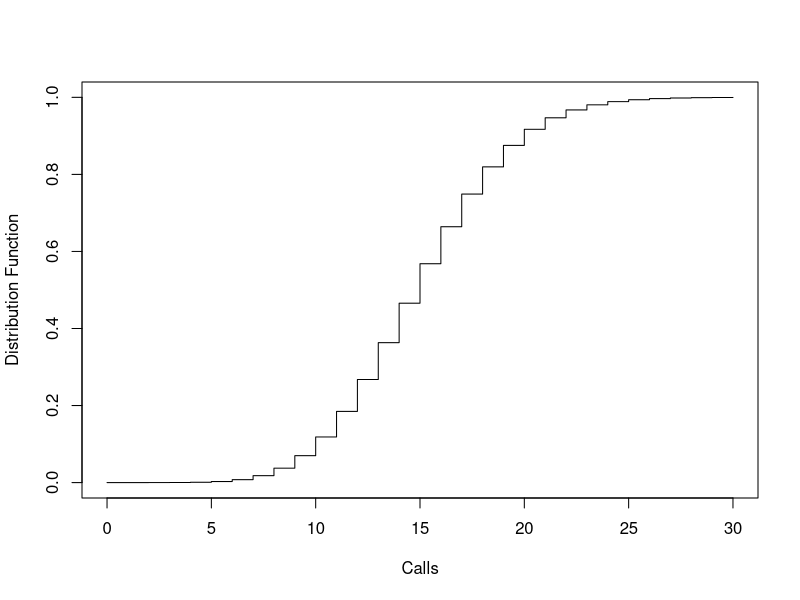
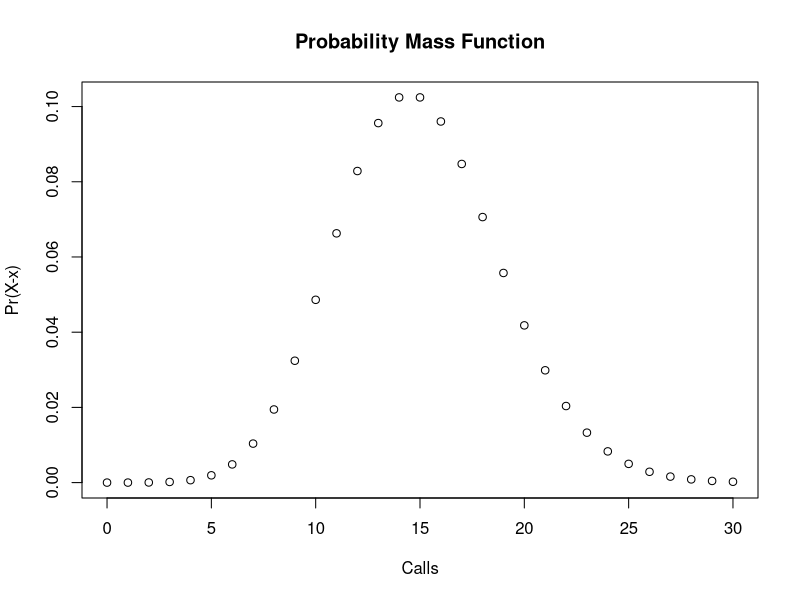
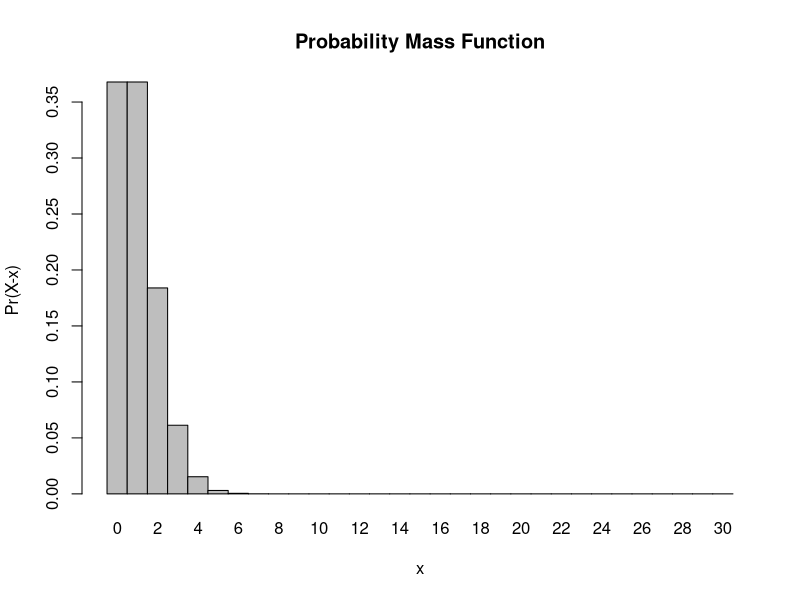
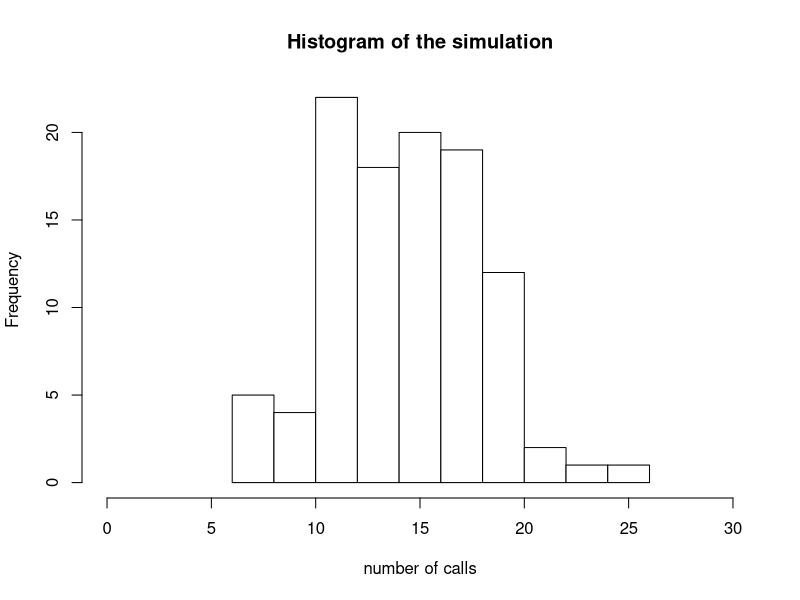

Recreate these plots in R, in order.
## ---- chunk 1
knitr::opts_chunk$set(echo = TRUE)
## ---- chunk 2
ppois (8, lambda = 15, lower.tail = FALSE)
## ---- chunk 3
dpois(x=0, lambda = 15)
## ---- chunk 4
dpois(x=3, lambda =15)
## ---- chunk 5
rv <- 0:30
fs <- ppois (rv, lambda =15)
plot (rv, fs, type ="s", xlab = "Calls", ylab = "Distribution Function")

ys <- 0:30
fs <- dpois (ys,lambda = 15)
plot(ys, fs, xlab = "Calls", ylab = "Pr(X-x)", main = "Probability Mass Function")

x <- 0:30
l = 15
probset<- dpois (x=x,lambda = 1)
barplot(probset,names.arg=x,space = 0,xlab = "x", ylab="Pr(X-x)", main="Probability Mass Function")
## ---- chunk 6
sim <-rpois(104, lambda = 15)
sim
summary(sim)
## ---- chunk 7
hist(sim, xlim = c(0,30), main = "Histogram of the simulation", col = "white", xlab = "number of calls")
